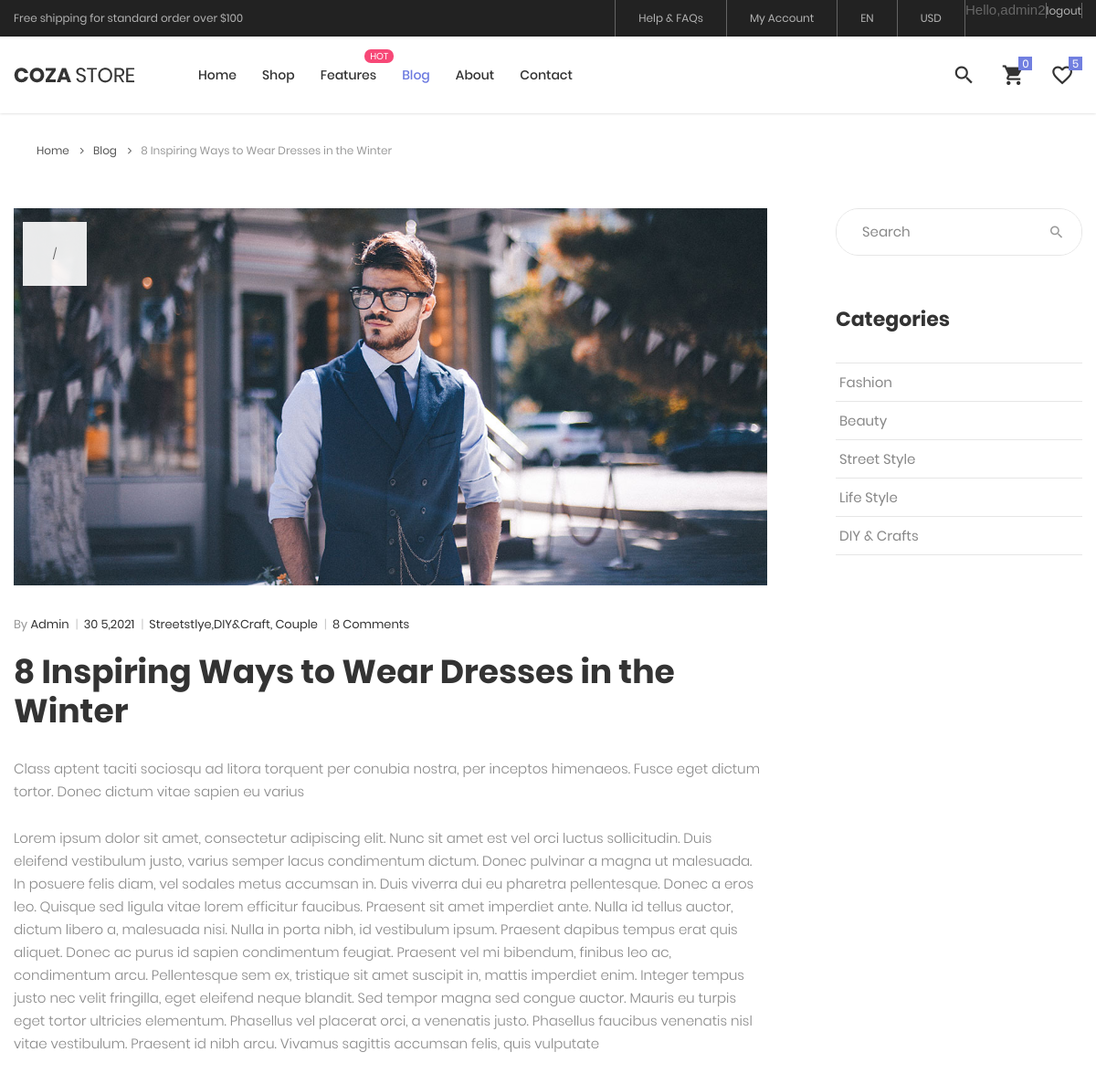
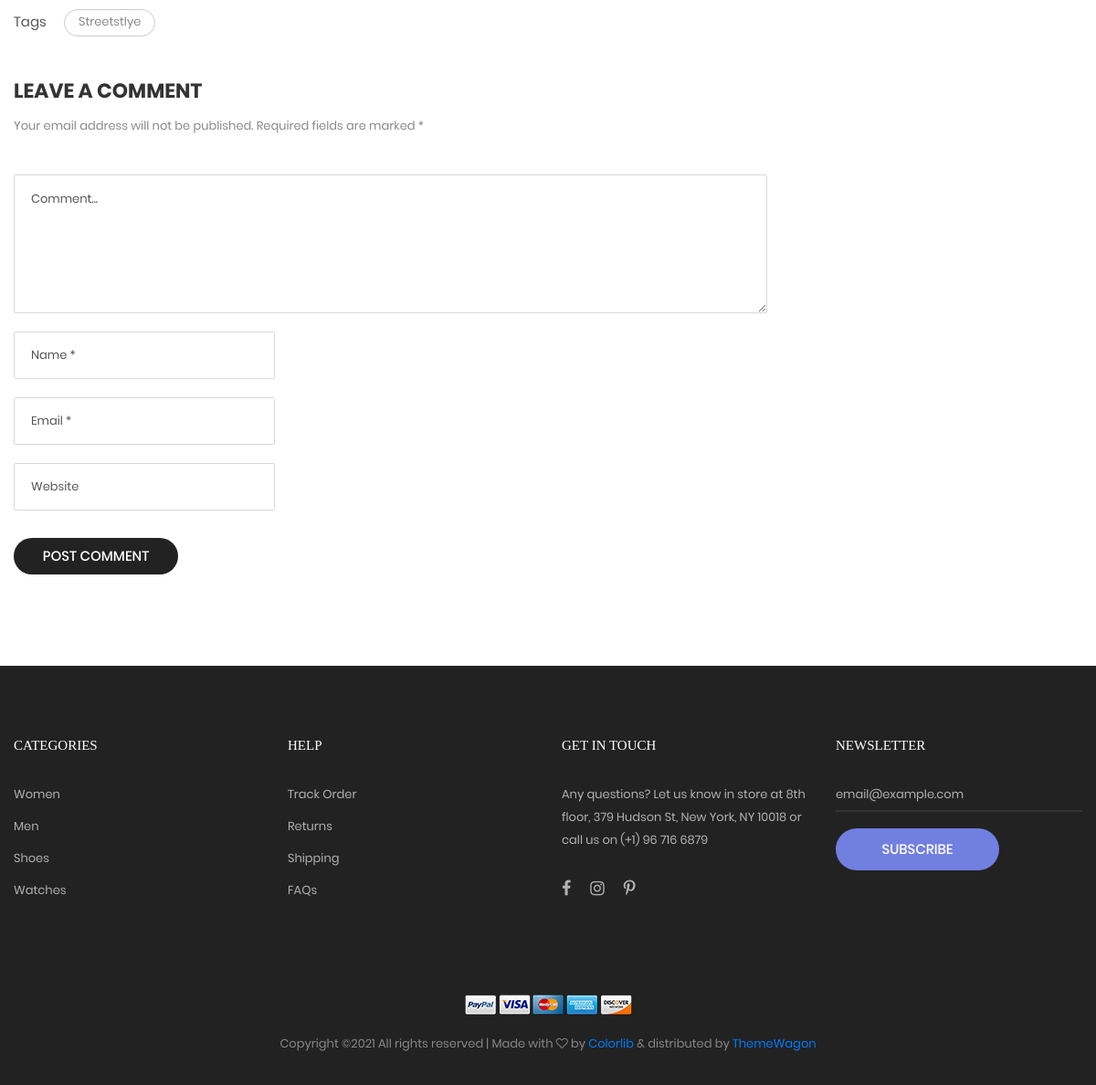
/blog-detail/2/ (signed in), run on the app's committed database (2 pictures, top to bottom).
### blog/models.py (models this page shows, shortened)
class Blog(models.Model):
    TAG = (
        ('Streetstlye','Streetstlye'),
        ('Craft','Craft'),
        ('Fashion','Fashion'),
        ('Denim','Denim'),
        ('Lifestyle','Lifestyle'),
    )
    CATEGORIES = (
        ('Fashion','Fashion'),
        ('Beauty','Beauty'),
        ('Streetstlye','Streetstlye'),
        ('Lifestyle','Lifestyle'),
        ('DIY&Craft','DIY&Craft'),
    )
    name = models.CharField(max_length=100, null=True)
    data_ordered = models.DateTimeField(auto_now_add=True)
    tag = models.CharField(max_length=200,null=True,choices=TAG)
    categories = models.CharField(max_length=200, default="null" , null=True,choices=CATEGORIES)
    images1  = models.ImageField(default="null",null=True, blank=True)
    detail = models.CharField(max_length=1000,null=True)
    detail1 = models.CharField(max_length=10000,null=True)
    @property
    def imageURL(self):
        try:
            url = self.images1.url
        except:
            url = ''
        return url

### blog/decorators.py (the view)
        def wrapper_func(request, *args, **kwargs):
            group = None
            print('/sa', request.user.groups.exists())
            if request.user.groups.exists():
                group = request.user.groups.all()[0].name
                print('group', group)
            if group in allowed_roles:
                return view_func(request, *args, **kwargs)
            else:
                return HttpResponse('You are not ')

### blog/utils.py (called while the page is built)
def cartData(request,pk):
    products = Product.objects.all()
    blogs = Blog.objects.get(id=pk)
    customer = request.user.customer
    item, create = Order.objects.get_or_create(customer=customer)
    favorite1 ,create = Favorite.objects.get_or_create(customer= customer)
    favorite = favorite1.favoriteproduct_set.all()
    order =item.orderitem_set.all()
    for item2 in favorite:
        for item1 in products:
            if item1.name == item2.product.name:
                item1.favorite =1
    sum=0
    for item3 in products:
        if item3.favorite==1:
            sum+=1
    return {'products':products,'order':order,'blogs':blogs,'item':item,'favorite':favorite,'sum':sum}

### blog/views.py (called while the page is built)
@login_required(login_url='login')
@allowed_users(allowed_roles=['customer'])
def blogDetailPage(request,pk):
    data      = cartData(request,pk)
    products  = data['products']
    order     = data['order']
    blogs     = data['blogs']
    item      = data['item']
    favorite  = data['favorite']
    sum       = data['sum']
    context = {'products':products,'order':order,'blogs':blogs,'item':item,'favorite':favorite,'sum':sum}
    return render(request, 'blog/blog-detail.html', context)

### ecom/models.py (called while the page is built)
    @property
    def imageURL(self):
        try:
            url = self.images1.url
        except:
            url = ''
        return url

    def get_total_item(self):
        order = self.orderitem_set.all()
        total = sum ([item.get_total for item in order])
        return total

    def get_total_order(self):
        order = self.orderitem_set.all()
        total = sum ([item.quantity for item in order])
        return total

### ecom/templates/blog/blog-detail.html (shortened to what this page needs)
{%  extends 'pages/main.html' %}
{% block content %}{% load static%}
	<div class="container">
		<div class="bread-crumb flex-w p-l-25 p-r-15 p-t-30 p-lr-0-lg">
			<a href="{% url 'home'  %} " class="stext-109 cl8 hov-cl1 trans-04">
				Home
				<i class="fa fa-angle-right m-l-9 m-r-10" aria-hidden="true"></i>
			</a>
			<a href="{% url 'blog:blog'  %}  " class="stext-109 cl8 hov-cl1 trans-04">
				Blog
				<i class="fa fa-angle-right m-l-9 m-r-10" aria-hidden="true"></i>
			</a>
			<span class="stext-109 cl4">
				{{blogs.name}}
			</span>
		</div>
	</div>
	<section class="bg0 p-t-52 p-b-20">
		<div class="container">
			<div class="row">
				<div class="col-md-8 col-lg-9 p-b-80">
					<div class="p-r-45 p-r-0-lg">
						<div class="wrap-pic-w how-pos5-parent">
							<img src="{{blogs.imageURL}}" alt="IMG-BLOG">
							<div class="flex-col-c-m size-123 bg9 how-pos5">
								<span class="stext-109 cl3 txt-center">
									{{blogs.month}}/{{blogs.year}}
								</span>
							</div>
						</div>
						<div class="p-t-32">
							<span class="flex-w flex-m stext-111 cl2 p-b-19">
								<span>
									<span class="cl4">By</span> Admin
									<span class="cl12 m-l-4 m-r-6">|</span>
								</span>
								<span>
									{{blogs.data_ordered.day}} {{blogs.data_ordered.month}},{{blogs.data_ordered.year}}
									<span class="cl12 m-l-4 m-r-6">|</span>
								</span>
								<span>
									{{blogs.tag}},{{blogs.categories}}, Couple
									<span class="cl12 m-l-4 m-r-6">|</span>
								</span>
								<span>
									8 Comments
								</span>
							</span>
							<h4 class="ltext-109 cl2 p-b-28">
								{{blogs.name}}
							</h4>
							<p class="stext-117 cl6 p-b-26">
								{{blogs.detail}}
							</p>
							<p class="stext-117 cl6 p-b-26">
								{{blogs.detail1}}
							</p>
						</div>
						<div class="flex-w flex-t p-t-16">
							<span class="size-216 stext-116 cl8 p-t-4">
								Tags
							</span>
							<div class="flex-w size-217">
								<a href="#" class="flex-c-m stext-107 cl6 size-301 bor7 p-lr-15 hov-tag1 trans-04 m-r-5 m-b-5">
									{{blogs.tag}}
								</a>
							</div>
						</div>
						{%  include 'blog/cmtBlog.html' %}
					</div>
				</div>
				{%  include 'blog/indexBlog.html' %}
			</div>
		</div>
	</section>
	{% endblock content %}

### ecom/templates/pages/main.html (shortened to what this page needs)
<!DOCTYPE html>
<html lang="en">
    {% load static %}
<head>
	<link rel="stylesheet" href="https://use.fontawesome.com/releases/v5.7.0/css/all.css">
	<link rel="stylesheet" href="https://stackpath.bootstrapcdn.com/bootstrap/4.4.1/css/bootstrap.min.css">
	<link rel="stylesheet" type="text/css" href="{% static 'vendor/bootstrap/css/bootstrap.min.css' %} ">
	<link rel="stylesheet" type="text/css" href="{% static 'fonts/font-awesome-4.7.0/css/font-awesome.min.css' %}">
	<link rel="stylesheet" type="text/css" href="{% static 'fonts/iconic/css/material-design-iconic-font.min.css' %}">
	<link rel="stylesheet" type="text/css" href="{% static 'fonts/linearicons-v1.0.0/icon-font.min.css' %}">
	<link rel="stylesheet" type="text/css" href="{% static 'vendor/animate/animate.css' %}">
	<link rel="stylesheet" type="text/css" href="{% static 'vendor/css-hamburgers/hamburgers.min.css' %}">
	<link rel="stylesheet" type="text/css" href="{% static 'vendor/animsition/css/animsition.min.css' %}">
	<link rel="stylesheet" type="text/css" href="{% static 'vendor/select2/select2.min.css' %}"/>
	<link rel="stylesheet" type="text/css" href="{% static 'vendor/daterangepicker/daterangepicker.css' %}">
	<link rel="stylesheet" type="text/css" href="{% static 'vendor/slick/slick.css' %}"/>
	<link rel="stylesheet" type="text/css" href="{% static 'vendor/MagnificPopup/magnific-popup.css' %}">
	<link rel="stylesheet" type="text/css" href="{% static 'vendor/perfect-scrollbar/perfect-scrollbar.css' %}">
	<link rel="stylesheet" type="text/css" href="{% static 'css/util.css' %}">
	<link rel="stylesheet" type="text/css" href="{% static 'css/main.css' %}">
	<link rel="stylesheet" type="text/css" href="{% static 'css/main.css' %}">
</head>
<body class="animsition">
	<header class="header-v4">
		<div class="container-menu-desktop">
			<div class="top-bar">
				<div class="content-topbar flex-sb-m h-full container">
					<div class="left-top-bar">
						Free shipping for standard order over $100
					</div>
					<div class="right-top-bar flex-w h-full">
						<a  href="{% url 'chat:chat' request.user.username %}"     class="flex-c-m trans-04 p-lr-25">
							Help & FAQs
						</a>
						<a href="{%url 'accountSetting' %}" class="flex-c-m trans-04 p-lr-25">
							My Account
						</a>
						<a href="#" class="flex-c-m trans-04 p-lr-25">
							EN
						</a>
						<a href="#" class="flex-c-m trans-04 p-lr-25">
							USD
						</a>
						<span class="hello-msg">Hello,{{request.user}}</span>
                        <span class="hello-msg"><a href="{%url 'logout' %}">logout</a></span>
					</div>
				</div>
			</div>
			<div class="wrap-menu-desktop how-shadow1">
				<nav class="limiter-menu-desktop container">
					<a href="#" class="logo">
						<img src="{% static 'images/icons/logo-01.png' %}" alt="IMG-LOGO">
					</a>
					<div class="menu-desktop">
						<ul class="main-menu">
							<li>
								<a href="{% url 'home'  %}">Home</a>
							</li>
							<li>
								<a href="{% url 'Product:product'  %}">Shop</a>
							</li>
							<li class="label1" data-label1="hot">
								<a href="{% url 'pay:shopingCart' %}">Features</a>
							</li>
							<li class="active-menu">
								<a href="{% url 'blog:blog'  %}">Blog</a>
							</li>
							<li>
								<a href="{% url 'about'  %}">About</a>
							</li>
							<li>
								<a href="{% url 'contact'  %}">Contact</a>
							</li>
						</ul>
					</div>
					<div class="wrap-icon-header flex-w flex-r-m">
						<div class="icon-header-item cl2 hov-cl1 trans-04 p-l-22 p-r-11 js-show-modal-search search">
							<i class="zmdi zmdi-search"></i>
						</div>
						<div  input id="cartquantity" value="{{item.get_total_order}}"   class="icon-header-item cl2 hov-cl1 trans-04 p-l-22 p-r-11 icon-header-noti js-show-cart"  >
							<i  class="zmdi zmdi-shopping-cart"></i>
						</div>
						<div   class="icon-header-item cl2 hov-cl1 trans-04 p-l-22 p-r-11 icon-header-noti js-show-favorite" value="{{sum}}">
							<i class="zmdi zmdi-favorite-outline"></i>
						</div>
					</div>
				</nav>
			</div>
		</div>
	</header>
	{% block content %}
	{% endblock %}
<footer class="bg3 p-t-75 p-b-32">
    <div class="container">
        <div class="row">
            <div class="col-sm-6 col-lg-3 p-b-50">
                <h4 class="stext-301 cl0 p-b-30">
                    Categories
                </h4>
                <ul>
                    <li class="p-b-10">
                        <a href="#" class="stext-107 cl7 hov-cl1 trans-04">
                            Women
                        </a>
                    </li>
                    <li class="p-b-10">
                        <a href="#" class="stext-107 cl7 hov-cl1 trans-04">
                            Men
                        </a>
                    </li>
                    <li class="p-b-10">
                        <a href="#" class="stext-107 cl7 hov-cl1 trans-04">
                            Shoes
                        </a>
                    </li>
                    <li class="p-b-10">
                        <a href="#" class="stext-107 cl7 hov-cl1 trans-04">
                            Watches
                        </a>
                    </li>
                </ul>
            </div>
            <div class="col-sm-6 col-lg-3 p-b-50">
                <h4 class="stext-301 cl0 p-b-30">
                    Help
                </h4>
                <ul>
                    <li class="p-b-10">
                        <a href="#" class="stext-107 cl7 hov-cl1 trans-04">
                            Track Order
                        </a>
                    </li>
                    <li class="p-b-10">
                        <a href="#" class="stext-107 cl7 hov-cl1 trans-04">
                            Returns
                        </a>
                    </li>
                    <li class="p-b-10">
                        <a href="#" class="stext-107 cl7 hov-cl1 trans-04">
                            Shipping
                        </a>
                    </li>
                    <li class="p-b-10">
                        <a href="#" class="stext-107 cl7 hov-cl1 trans-04">
                            FAQs
                        </a>
                    </li>
                </ul>
            </div>
            <div class="col-sm-6 col-lg-3 p-b-50">
                <h4 class="stext-301 cl0 p-b-30">
                    GET IN TOUCH
                </h4>
                <p class="stext-107 cl7 size-201">
                    Any questions? Let us know in store at 8th floor, 379 Hudson St, New York, NY 10018 or call us on (+1) 96 716 6879
                </p>
                <div class="p-t-27">
                    <a href="#" class="fs-18 cl7 hov-cl1 trans-04 m-r-16">
                        <i class="fa fa-facebook"></i>
                    </a>
                    <a href="#" class="fs-18 cl7 hov-cl1 trans-04 m-r-16">
                        <i class="fa fa-instagram"></i>
                    </a>
                    <a href="#" class="fs-18 cl7 hov-cl1 trans-04 m-r-16">
                        <i class="fa fa-pinterest-p"></i>
                    </a>
                </div>
            </div>
            <div class="col-sm-6 col-lg-3 p-b-50">
                <h4 class="stext-301 cl0 p-b-30">
                    Newsletter
                </h4>
                <form>
                    <div class="wrap-input1 w-full p-b-4">
                        <input class="input1 bg-none plh1 stext-107 cl7" type="text" name="email" placeholder="email@example.com">
                    </div>
                    <div class="p-t-18">
                        <button class="flex-c-m stext-101 cl0 size-103 bg1 bor1 hov-btn2 p-lr-15 trans-04">
                            Subscribe
                        </button>
                    </div>
                </form>
            </div>
        </div>
        <div class="p-t-40">
            <div class="flex-c-m flex-w p-b-18">
                <a href="#" class="m-all-1">
                    <img src="{% static 'images/icons/icon-pay-01.png' %}" alt="ICON-PAY">
                </a>
                <a href="#" class="m-all-1">
                    <img src="{% static 'images/icons/icon-pay-02.png' %}" alt="ICON-PAY">
                </a>
                <a href="#" class="m-all-1">
                    <img src="{% static 'images/icons/icon-pay-03.png' %}" alt="ICON-PAY">
                </a>
                <a href="#" class="m-all-1">
                    <img src="{% static 'images/icons/icon-pay-04.png' %}" alt="ICON-PAY">
                </a>
                <a href="#" class="m-all-1">
                    <img src="{% static 'images/icons/icon-pay-05.png' %}" alt="ICON-PAY">
                </a>
            </div>
            <p class="stext-107 cl6 txt-center">
Copyright &copy;<script>document.write(new Date().getFullYear());</script> All rights reserved | Made with <i class="fa fa-heart-o" aria-hidden="true"></i> by <a href="https://colorlib.com" target="_blank">Colorlib</a> &amp; distributed by <a href="https://themewagon.com" target="_blank">ThemeWagon</a>
            </p>
        </div>
    </div>
</footer>
</body>
</html>

### data on the page
Blog: name "8 Inspiring Ways to Wear Dresses in the Winter", imageURL (picture), data_ordered.day "30", data_ordered.month "5", data_ordered.year "2021", tag "Streetstlye", categories "DIY&Craft", detail "Class aptent taciti sociosqu ad litora torquent per conubia nostra, per inceptos himenaeos. Fusce eget dictum tortor. Donec dictum vitae sapien eu varius", detail1 "Lorem ipsum dolor sit amet, consectetur adipiscing elit. Nunc sit amet est vel orci luctus sollicitudin. Duis eleifend vestibulum justo, varius semper lacus condimentum dictum. Donec pulvinar a magna ut malesuada. In posuere felis diam, vel sodales metus accumsan in. Duis viverra dui eu pharetra pellentesque. Donec a eros leo. Quisque sed ligula vitae lorem efficitur faucibus. Praesent sit amet imperdiet ante. Nulla id tellus auctor, dictum libero a, malesuada nisi. Nulla in porta nibh, id vestibulum ipsum. Praesent dapibus tempus erat quis aliquet. Donec ac purus id sapien condimentum feugiat. Praesent vel mi bibendum, finibus leo ac, condimentum arcu. Pellentesque sem ex, tristique sit…"

### other printed values
{{ request.user }} "admin2"
